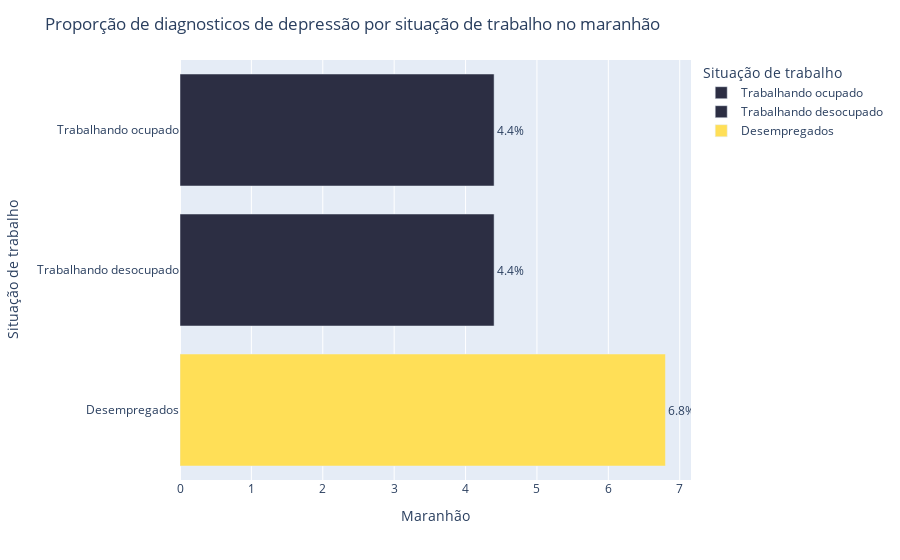

The notebook cell saved with this chart:
### Code cell
fig = px.bar(dados_ma_trabalho,x='Maranhão',y=dados_ma_trabalho.index,orientation='h',color=dados_ma_trabalho.index,color_discrete_sequence=["#2C2E43", "#2C2E43", "#ffdf57"],text='Maranhão',labels={'index':'Situação de trabalho'})
fig.update_traces(texttemplate='%{text:.2s}%', textposition='outside')
fig.update_layout(title='Proporção de diagnosticos de depressão por situação de trabalho no maranhão')
fig.show()

### Figure 1 — Plotly figure (JSON) as saved in the notebook; plotly's stock layout.template omitted (floating-point values rounded to 4 significant figures)
{"data": [{"alignmentgroup": "True", "hovertemplate": "Situação de trabalho=%{y}<br>Maranhão=%{text}<extra></extra>", "legendgroup": "Trabalhando ocupado", "marker": {"color": "#2C2E43", "pattern": {"shape": ""}}, "name": "Trabalhando ocupado", "offsetgroup": "Trabalhando ocupado", "orientation": "h", "showlegend": true, "text": [4.4], "textposition": "outside", "texttemplate": "%{text:.2s}%", "type": "bar", "x": [4.4], "xaxis": "x", "y": ["Trabalhando ocupado"], "yaxis": "y"}, {"alignmentgroup": "True", "hovertemplate": "Situação de trabalho=%{y}<br>Maranhão=%{text}<extra></extra>", "legendgroup": "Trabalhando desocupado", "marker": {"color": "#2C2E43", "pattern": {"shape": ""}}, "name": "Trabalhando desocupado", "offsetgroup": "Trabalhando desocupado", "orientation": "h", "showlegend": true, "text": [4.4], "textposition": "outside", "texttemplate": "%{text:.2s}%", "type": "bar", "x": [4.4], "xaxis": "x", "y": ["Trabalhando desocupado"], "yaxis": "y"}, {"alignmentgroup": "True", "hovertemplate": "Situação de trabalho=%{y}<br>Maranhão=%{text}<extra></extra>", "legendgroup": "Desempregados", "marker": {"color": "#ffdf57", "pattern": {"shape": ""}}, "name": "Desempregados", "offsetgroup": "Desempregados", "orientation": "h", "showlegend": true, "text": [6.8], "textposition": "outside", "texttemplate": "%{text:.2s}%", "type": "bar", "x": [6.8], "xaxis": "x", "y": ["Desempregados"], "yaxis": "y"}], "layout": {"barmode": "relative", "legend": {"title": {"text": "Situação de trabalho"}, "tracegroupgap": 0}, "margin": {"t": 60}, "title": {"text": "Proporção de diagnosticos de depressão por situação de trabalho no maranhão"}, "xaxis": {"anchor": "y", "domain": [0, 1], "title": {"text": "Maranhão"}}, "yaxis": {"anchor": "x", "categoryarray": ["Desempregados", "Trabalhando desocupado", "Trabalhando ocupado"], "categoryorder": "array", "domain": [0, 1], "title": {"text": "Situação de trabalho"}}}}
